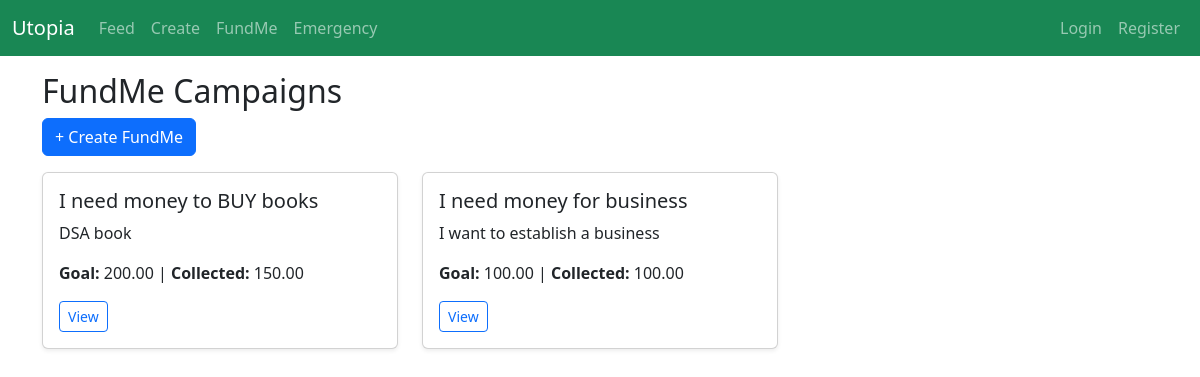
/funding/, run on the app's committed database.
### funding/models.py (models this page shows, shortened)
class FundMePost(models.Model):
    author = models.ForeignKey(User, on_delete=models.CASCADE, related_name="fundme_posts")
    title = models.CharField(max_length=255)
    description = models.TextField()
    goal_amount = models.DecimalField(max_digits=12, decimal_places=2)
    collected_amount = models.DecimalField(max_digits=12, decimal_places=2, default=0)
    image = models.ImageField(upload_to="funding_images/", blank=True, null=True)
    created_at = models.DateTimeField(default=timezone.now)
    is_active = models.BooleanField(default=True)

### funding/views.py (the view)
# urls.py: path("", views.fundme_list, name="fundme_list"),
def fundme_list(request):
    posts = FundMePost.objects.filter(is_active=True).order_by("-created_at")
    return render(request, "funding/fundme_list.html", {"posts": posts})

### templates/funding/fundme_list.html (shortened to what this page needs)
<!DOCTYPE html>
<html lang="en">
<head>
</head>
<body>
{% extends 'base.html' %}
{% block content %}
<h2>FundMe Campaigns</h2>
<a href="{% url 'funding:fundme_create' %}" class="btn btn-primary mb-3">+ Create FundMe</a>
<div class="row">
  {% for post in posts %}
  <div class="col-md-4 mb-3">
    <div class="card shadow-sm">
      <div class="card-body">
        <h5 class="card-title">{{ post.title }}</h5>
        <p class="card-text">{{ post.description|truncatechars:100 }}</p>
        <p><strong>Goal:</strong> {{ post.goal_amount }} | <strong>Collected:</strong> {{ post.collected_amount }}</p>
        <a href="{% url 'funding:fundme_detail' post.pk %}" class="btn btn-outline-primary btn-sm">View</a>
      </div>
    </div>
  </div>
  {% endfor %}
</div>
{% endblock %}

### data on the page
FundMePost: title "I need money to BUY books", description "DSA book", goal_amount "200.00", collected_amount "150.00"
FundMePost: title "I need money for business", description "I want to establish a business", goal_amount "100.00", collected_amount "100.00"
